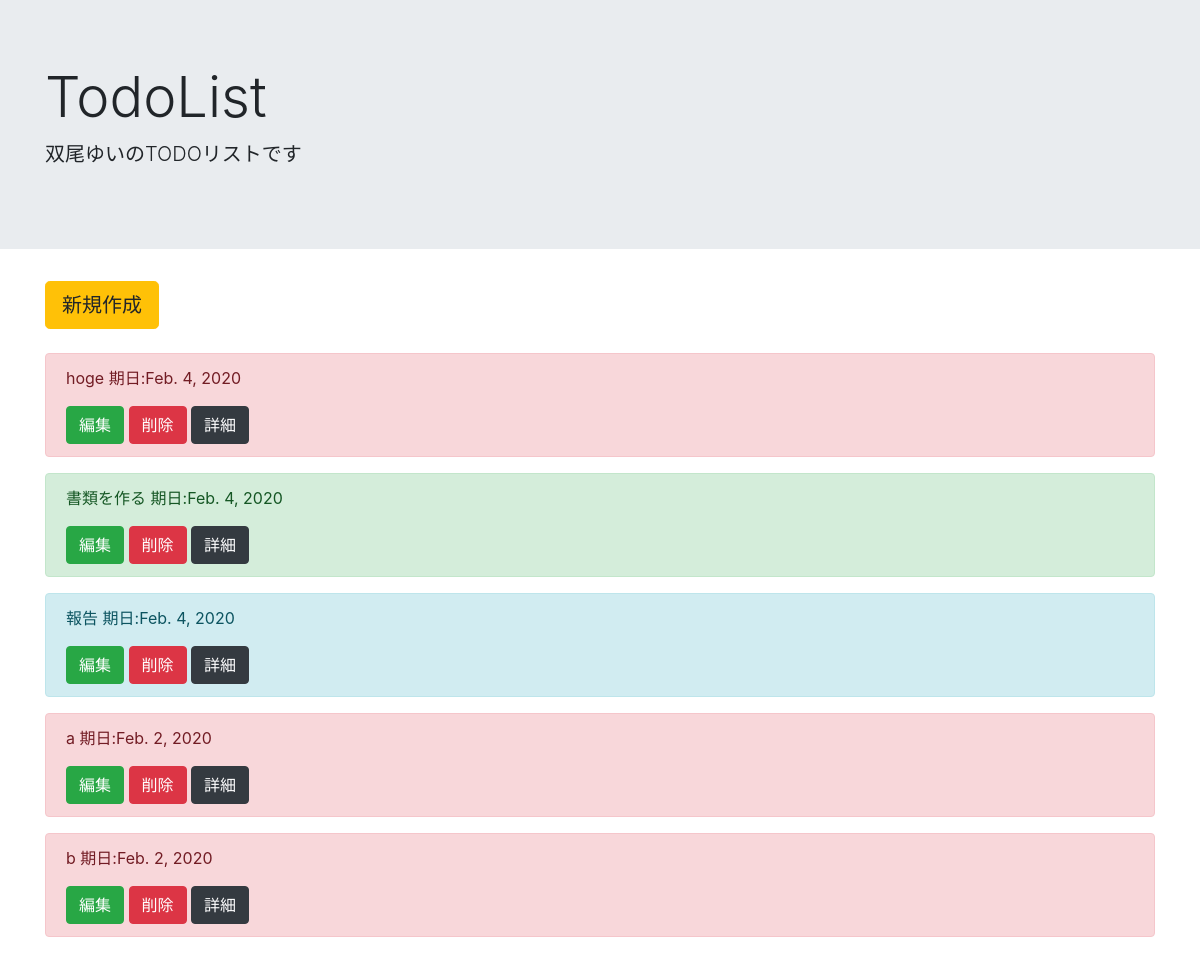
The page /list/ on the database as committed earlier.
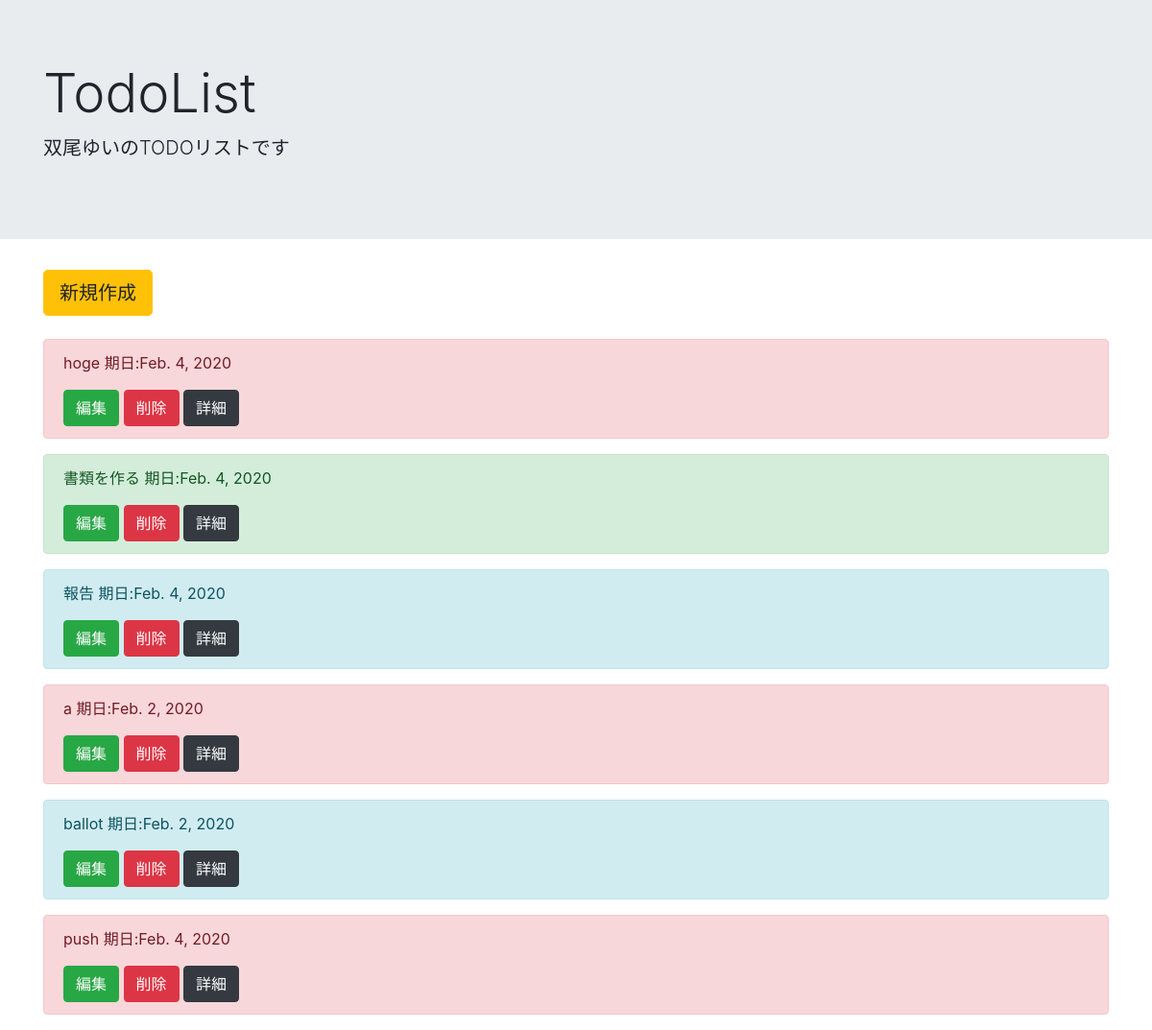
The same page on the database as committed later.
### todo/models.py (models this page shows, shortened)
class TodoModel(models.Model):
    title = models.CharField(max_length=100)
    memo = models.TextField()
    priority = models.CharField(
        max_length = 50,
        choices = PRIORITY
    )
    duedate = models.DateField()

### todo/views.py (the view)
# urls.py: path('list/', TodoList.as_view(), name='list'),
class TodoList(ListView):
  template_name = 'list.html'
  model = TodoModel

### templates/list.html
{% extends 'base.html' %}
{% block header %}
<div class="jumbotron jumbotron-fluid">
  <div class="container">
    <h1 class="display-4">TodoList
    </h1>
    <p class="lead">双尾ゆいのTODOリストです</p>
  </div>
</div>
{% endblock header %}
{% block content %}
<div class='container'>
  <a href="{% url 'create' %}" class="btn btn-warning btn-lg" tabindex="-1" role="button" aria-disabled="true">新規作成</a>
  <br><br>
  {% for item in object_list %}
  <div class="alert alert-{{ item.priority }}" role="alert">
    <p>{{ item.title }} 期日:{{ item.duedate }} </p>
    <a href="{% url 'update' item.pk %}" class="btn btn-success " tabindex="-1" role="button"
      aria-disabled="true">編集</a>
    <a href="{% url 'delete' item.pk %}" class="btn btn-danger " tabindex="-1" role="button" aria-disabled="true">削除</a>
    <a href="{% url 'detail' item.pk %}" class="btn btn-dark " tabindex="-1" role="button" aria-disabled="true">詳細</a>
  </div>
  {% endfor %}
</div>
{% endblock content %}

Rows that differ between the two databases and show on the page:
changed TodoModel: priority "danger" → "info" (drawn); title "b" → "ballot"
added TodoModel: title "push", duedate "Feb. 4, 2020"
